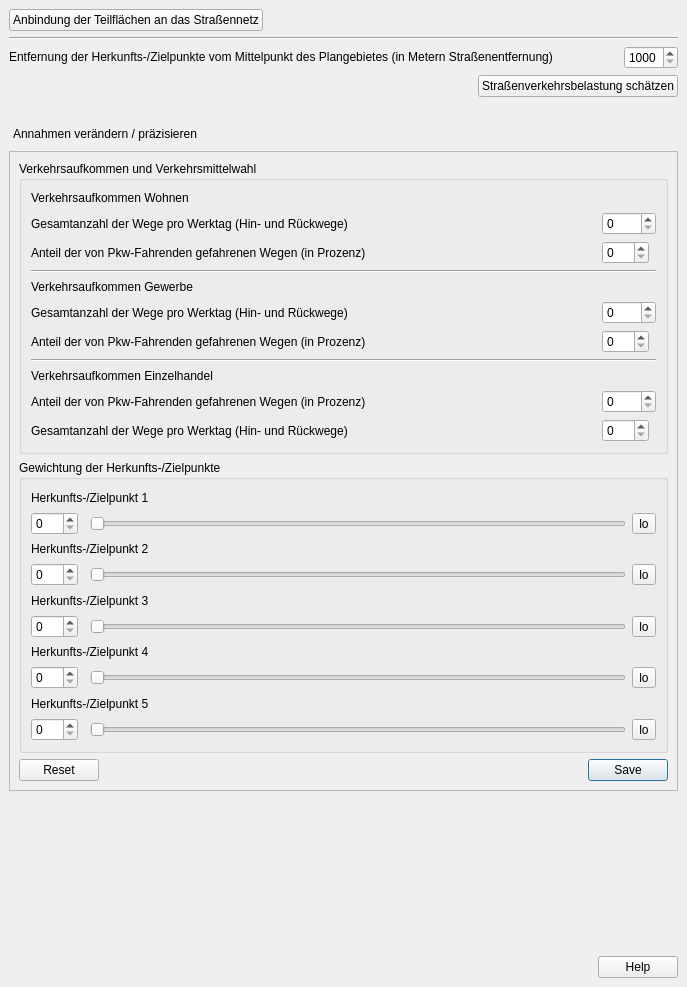
<?xml version="1.0" encoding="UTF-8"?>
<ui version="4.0">
 <class>DockWidget</class>
 <widget class="QDockWidget" name="DockWidget">
  <property name="geometry">
   <rect>
    <x>0</x>
    <y>0</y>
    <width>687</width>
    <height>987</height>
   </rect>
  </property>
  <property name="windowTitle">
   <string>Projekt-Check Analyse-Tool // Verkehr im Umfeld</string>
  </property>
  <widget class="QWidget" name="dockWidgetContents">
   <layout class="QGridLayout" name="gridLayout">
    <item row="1" column="0" colspan="2">
     <widget class="Line" name="line_3">
      <property name="orientation">
       <enum>Qt::Horizontal</enum>
      </property>
     </widget>
    </item>
    <item row="7" column="1">
     <widget class="QSpinBox" name="spinBox_5">
      <property name="sizePolicy">
       <sizepolicy hsizetype="Fixed" vsizetype="Fixed">
        <horstretch>0</horstretch>
        <verstretch>0</verstretch>
       </sizepolicy>
      </property>
      <property name="minimum">
       <number>1000</number>
      </property>
      <property name="maximum">
       <number>5000</number>
      </property>
     </widget>
    </item>
    <item row="0" column="0">
     <widget class="QPushButton" name="pushButton_13">
      <property name="sizePolicy">
       <sizepolicy hsizetype="Fixed" vsizetype="Fixed">
        <horstretch>0</horstretch>
        <verstretch>0</verstretch>
       </sizepolicy>
      </property>
      <property name="text">
       <string>Anbindung der Teilflächen an das Straßennetz</string>
      </property>
     </widget>
    </item>
    <item row="8" column="0" colspan="2">
     <widget class="QPushButton" name="pushButton_14">
      <property name="sizePolicy">
       <sizepolicy hsizetype="Fixed" vsizetype="Fixed">
        <horstretch>0</horstretch>
        <verstretch>0</verstretch>
       </sizepolicy>
      </property>
      <property name="layoutDirection">
       <enum>Qt::RightToLeft</enum>
      </property>
      <property name="text">
       <string>Straßenverkehrsbelastung schätzen</string>
      </property>
     </widget>
    </item>
    <item row="9" column="0">
     <spacer name="horizontalSpacer_3">
      <property name="orientation">
       <enum>Qt::Horizontal</enum>
      </property>
      <property name="sizeHint" stdset="0">
       <size>
        <width>40</width>
        <height>20</height>
       </size>
      </property>
     </spacer>
    </item>
    <item row="13" column="0" colspan="2">
     <widget class="QDialogButtonBox" name="buttonBox_3">
      <property name="layoutDirection">
       <enum>Qt::LeftToRight</enum>
      </property>
      <property name="orientation">
       <enum>Qt::Horizontal</enum>
      </property>
      <property name="standardButtons">
       <set>QDialogButtonBox::Help</set>
      </property>
     </widget>
    </item>
    <item row="11" column="0" colspan="2">
     <widget class="QScrollArea" name="scrollArea">
      <property name="minimumSize">
       <size>
        <width>0</width>
        <height>640</height>
       </size>
      </property>
      <property name="frameShape">
       <enum>QFrame::StyledPanel</enum>
      </property>
      <property name="widgetResizable">
       <bool>true</bool>
      </property>
      <widget class="QWidget" name="scrollAreaWidgetContents">
       <property name="geometry">
        <rect>
         <x>0</x>
         <y>0</y>
         <width>667</width>
         <height>638</height>
        </rect>
       </property>
       <layout class="QVBoxLayout" name="verticalLayout_2">
        <item>
         <widget class="QGroupBox" name="groupBox_3">
          <property name="title">
           <string>Verkehrsaufkommen und Verkehrsmittelwahl</string>
          </property>
          <layout class="QGridLayout" name="gridLayout_7">
           <item row="16" column="0">
            <widget class="QLabel" name="label_21">
             <property name="text">
              <string>Anteil der von Pkw-Fahrenden gefahrenen Wegen (in Prozenz)</string>
             </property>
            </widget>
           </item>
           <item row="13" column="4">
            <widget class="QSpinBox" name="spinBox_8">
             <property name="sizePolicy">
              <sizepolicy hsizetype="Fixed" vsizetype="Fixed">
               <horstretch>0</horstretch>
               <verstretch>0</verstretch>
              </sizepolicy>
             </property>
             <property name="layoutDirection">
              <enum>Qt::LeftToRight</enum>
             </property>
             <property name="maximum">
              <number>100</number>
             </property>
            </widget>
           </item>
           <item row="0" column="0">
            <widget class="QLabel" name="label_7">
             <property name="text">
              <string>Verkehrsaufkommen Wohnen</string>
             </property>
            </widget>
           </item>
           <item row="13" column="0">
            <widget class="QLabel" name="label_11">
             <property name="text">
              <string>Anteil der von Pkw-Fahrenden gefahrenen Wegen (in Prozenz)</string>
             </property>
            </widget>
           </item>
           <item row="17" column="0">
            <widget class="QLabel" name="label_20">
             <property name="text">
              <string>Gesamtanzahl der Wege pro Werktag (Hin- und Rückwege)</string>
             </property>
            </widget>
           </item>
           <item row="9" column="0">
            <widget class="QLabel" name="label_10">
             <property name="text">
              <string>Verkehrsaufkommen Gewerbe</string>
             </property>
            </widget>
           </item>
           <item row="16" column="4">
            <widget class="QSpinBox" name="spinBox_15">
             <property name="sizePolicy">
              <sizepolicy hsizetype="Fixed" vsizetype="Fixed">
               <horstretch>0</horstretch>
               <verstretch>0</verstretch>
              </sizepolicy>
             </property>
             <property name="maximum">
              <number>5000</number>
             </property>
            </widget>
           </item>
           <item row="10" column="4">
            <widget class="QSpinBox" name="spinBox_9">
             <property name="sizePolicy">
              <sizepolicy hsizetype="Fixed" vsizetype="Fixed">
               <horstretch>0</horstretch>
               <verstretch>0</verstretch>
              </sizepolicy>
             </property>
             <property name="maximum">
              <number>5000</number>
             </property>
            </widget>
           </item>
           <item row="17" column="4">
            <widget class="QSpinBox" name="spinBox_14">
             <property name="sizePolicy">
              <sizepolicy hsizetype="Fixed" vsizetype="Fixed">
               <horstretch>0</horstretch>
               <verstretch>0</verstretch>
              </sizepolicy>
             </property>
             <property name="layoutDirection">
              <enum>Qt::LeftToRight</enum>
             </property>
             <property name="maximum">
              <number>100</number>
             </property>
            </widget>
           </item>
           <item row="14" column="0" colspan="5">
            <widget class="Line" name="line_4">
             <property name="orientation">
              <enum>Qt::Horizontal</enum>
             </property>
            </widget>
           </item>
           <item row="3" column="0" colspan="5">
            <widget class="Line" name="line_6">
             <property name="orientation">
              <enum>Qt::Horizontal</enum>
             </property>
            </widget>
           </item>
           <item row="10" column="0">
            <widget class="QLabel" name="label_12">
             <property name="text">
              <string>Gesamtanzahl der Wege pro Werktag (Hin- und Rückwege)</string>
             </property>
            </widget>
           </item>
           <item row="15" column="0">
            <widget class="QLabel" name="label_19">
             <property name="text">
              <string>Verkehrsaufkommen Einzelhandel</string>
             </property>
            </widget>
           </item>
           <item row="2" column="0">
            <widget class="QLabel" name="label_9">
             <property name="text">
              <string>Anteil der von Pkw-Fahrenden gefahrenen Wegen (in Prozenz)</string>
             </property>
            </widget>
           </item>
           <item row="2" column="4">
            <widget class="QSpinBox" name="spinBox_7">
             <property name="sizePolicy">
              <sizepolicy hsizetype="Fixed" vsizetype="Fixed">
               <horstretch>0</horstretch>
               <verstretch>0</verstretch>
              </sizepolicy>
             </property>
             <property name="layoutDirection">
              <enum>Qt::LeftToRight</enum>
             </property>
             <property name="maximum">
              <number>100</number>
             </property>
            </widget>
           </item>
           <item row="1" column="4">
            <widget class="QSpinBox" name="spinBox_6">
             <property name="sizePolicy">
              <sizepolicy hsizetype="Fixed" vsizetype="Fixed">
               <horstretch>0</horstretch>
               <verstretch>0</verstretch>
              </sizepolicy>
             </property>
             <property name="maximum">
              <number>5000</number>
             </property>
            </widget>
           </item>
           <item row="1" column="0">
            <widget class="QLabel" name="label_8">
             <property name="text">
              <string>Gesamtanzahl der Wege pro Werktag (Hin- und Rückwege)</string>
             </property>
            </widget>
           </item>
          </layout>
         </widget>
        </item>
        <item>
         <widget class="QGroupBox" name="groupBox_4">
          <property name="title">
           <string>Gewichtung der Herkunfts-/Zielpunkte</string>
          </property>
          <layout class="QGridLayout" name="gridLayout_9">
           <item row="5" column="2">
            <widget class="QSlider" name="horizontalSlider_3">
             <property name="orientation">
              <enum>Qt::Horizontal</enum>
             </property>
            </widget>
           </item>
           <item row="0" column="0" colspan="3">
            <widget class="QLabel" name="label_22">
             <property name="toolTip">
              <string>dynamisch erstellt</string>
             </property>
             <property name="text">
              <string>Herkunfts-/Zielpunkt 1</string>
             </property>
            </widget>
           </item>
           <item row="1" column="2">
            <widget class="QSlider" name="horizontalSlider">
             <property name="orientation">
              <enum>Qt::Horizontal</enum>
             </property>
            </widget>
           </item>
           <item row="3" column="2">
            <widget class="QSlider" name="horizontalSlider_2">
             <property name="orientation">
              <enum>Qt::Horizontal</enum>
             </property>
            </widget>
           </item>
           <item row="9" column="2">
            <widget class="QSlider" name="horizontalSlider_5">
             <property name="orientation">
              <enum>Qt::Horizontal</enum>
             </property>
            </widget>
           </item>
           <item row="7" column="2">
            <widget class="QSlider" name="horizontalSlider_4">
             <property name="orientation">
              <enum>Qt::Horizontal</enum>
             </property>
            </widget>
           </item>
           <item row="5" column="0">
            <widget class="QSpinBox" name="spinBox_18">
             <property name="maximum">
              <number>100</number>
             </property>
            </widget>
           </item>
           <item row="1" column="0">
            <widget class="QSpinBox" name="spinBox_16">
             <property name="maximum">
              <number>100</number>
             </property>
            </widget>
           </item>
           <item row="3" column="0">
            <widget class="QSpinBox" name="spinBox_17">
             <property name="maximum">
              <number>100</number>
             </property>
            </widget>
           </item>
           <item row="8" column="0" colspan="3">
            <widget class="QLabel" name="label_26">
             <property name="toolTip">
              <string>dynamisch erstellt</string>
             </property>
             <property name="text">
              <string>Herkunfts-/Zielpunkt 5</string>
             </property>
            </widget>
           </item>
           <item row="9" column="0">
            <widget class="QSpinBox" name="spinBox_20">
             <property name="maximum">
              <number>100</number>
             </property>
            </widget>
           </item>
           <item row="7" column="0">
            <widget class="QSpinBox" name="spinBox_19">
             <property name="maximum">
              <number>100</number>
             </property>
            </widget>
           </item>
           <item row="4" column="0" colspan="3">
            <widget class="QLabel" name="label_24">
             <property name="toolTip">
              <string>dynamisch erstellt</string>
             </property>
             <property name="text">
              <string>Herkunfts-/Zielpunkt 3</string>
             </property>
            </widget>
           </item>
           <item row="2" column="0" colspan="3">
            <widget class="QLabel" name="label_23">
             <property name="toolTip">
              <string>dynamisch erstellt</string>
             </property>
             <property name="text">
              <string>Herkunfts-/Zielpunkt 2</string>
             </property>
            </widget>
           </item>
           <item row="6" column="0" colspan="3">
            <widget class="QLabel" name="label_25">
             <property name="toolTip">
              <string>dynamisch erstellt</string>
             </property>
             <property name="text">
              <string>Herkunfts-/Zielpunkt 4</string>
             </property>
            </widget>
           </item>
           <item row="3" column="3">
            <widget class="QToolButton" name="toolButton">
             <property name="text">
              <string>lo</string>
             </property>
             <property name="checkable">
              <bool>true</bool>
             </property>
            </widget>
           </item>
           <item row="1" column="3">
            <widget class="QToolButton" name="toolButton_2">
             <property name="text">
              <string>lo</string>
             </property>
             <property name="checkable">
              <bool>true</bool>
             </property>
            </widget>
           </item>
           <item row="5" column="3">
            <widget class="QToolButton" name="toolButton_3">
             <property name="text">
              <string>lo</string>
             </property>
             <property name="checkable">
              <bool>true</bool>
             </property>
            </widget>
           </item>
           <item row="7" column="3">
            <widget class="QToolButton" name="toolButton_4">
             <property name="text">
              <string>lo</string>
             </property>
             <property name="checkable">
              <bool>true</bool>
             </property>
            </widget>
           </item>
           <item row="9" column="3">
            <widget class="QToolButton" name="toolButton_5">
             <property name="text">
              <string>lo</string>
             </property>
             <property name="checkable">
              <bool>true</bool>
             </property>
            </widget>
           </item>
          </layout>
         </widget>
        </item>
        <item>
         <widget class="QDialogButtonBox" name="buttonBox_4">
          <property name="standardButtons">
           <set>QDialogButtonBox::Reset|QDialogButtonBox::Save</set>
          </property>
         </widget>
        </item>
       </layout>
      </widget>
     </widget>
    </item>
    <item row="10" column="0">
     <widget class="QPushButton" name="pushButton_15">
      <property name="sizePolicy">
       <sizepolicy hsizetype="Fixed" vsizetype="Fixed">
        <horstretch>0</horstretch>
        <verstretch>0</verstretch>
       </sizepolicy>
      </property>
      <property name="text">
       <string>Annahmen verändern / präzisieren</string>
      </property>
      <property name="checkable">
       <bool>true</bool>
      </property>
      <property name="flat">
       <bool>true</bool>
      </property>
     </widget>
    </item>
    <item row="7" column="0">
     <widget class="QLabel" name="label_6">
      <property name="text">
       <string>&lt;html&gt;&lt;head/&gt;&lt;body&gt;&lt;p&gt;Entfernung der Herkunfts-/Zielpunkte vom Mittelpunkt des Plangebietes (in Metern Straßenentfernung)&lt;/p&gt;&lt;/body&gt;&lt;/html&gt;</string>
      </property>
      <property name="wordWrap">
       <bool>true</bool>
      </property>
     </widget>
    </item>
    <item row="12" column="0">
     <spacer name="verticalSpacer_3">
      <property name="orientation">
       <enum>Qt::Vertical</enum>
      </property>
      <property name="sizeHint" stdset="0">
       <size>
        <width>20</width>
        <height>40</height>
       </size>
      </property>
     </spacer>
    </item>
   </layout>
  </widget>
 </widget>
 <resources/>
 <connections>
  <connection>
   <sender>pushButton_15</sender>
   <signal>toggled(bool)</signal>
   <receiver>scrollArea</receiver>
   <slot>setVisible(bool)</slot>
   <hints>
    <hint type="sourcelabel">
     <x>75</x>
     <y>347</y>
    </hint>
    <hint type="destinationlabel">
     <x>89</x>
     <y>360</y>
    </hint>
   </hints>
  </connection>
 </connections>
</ui>
